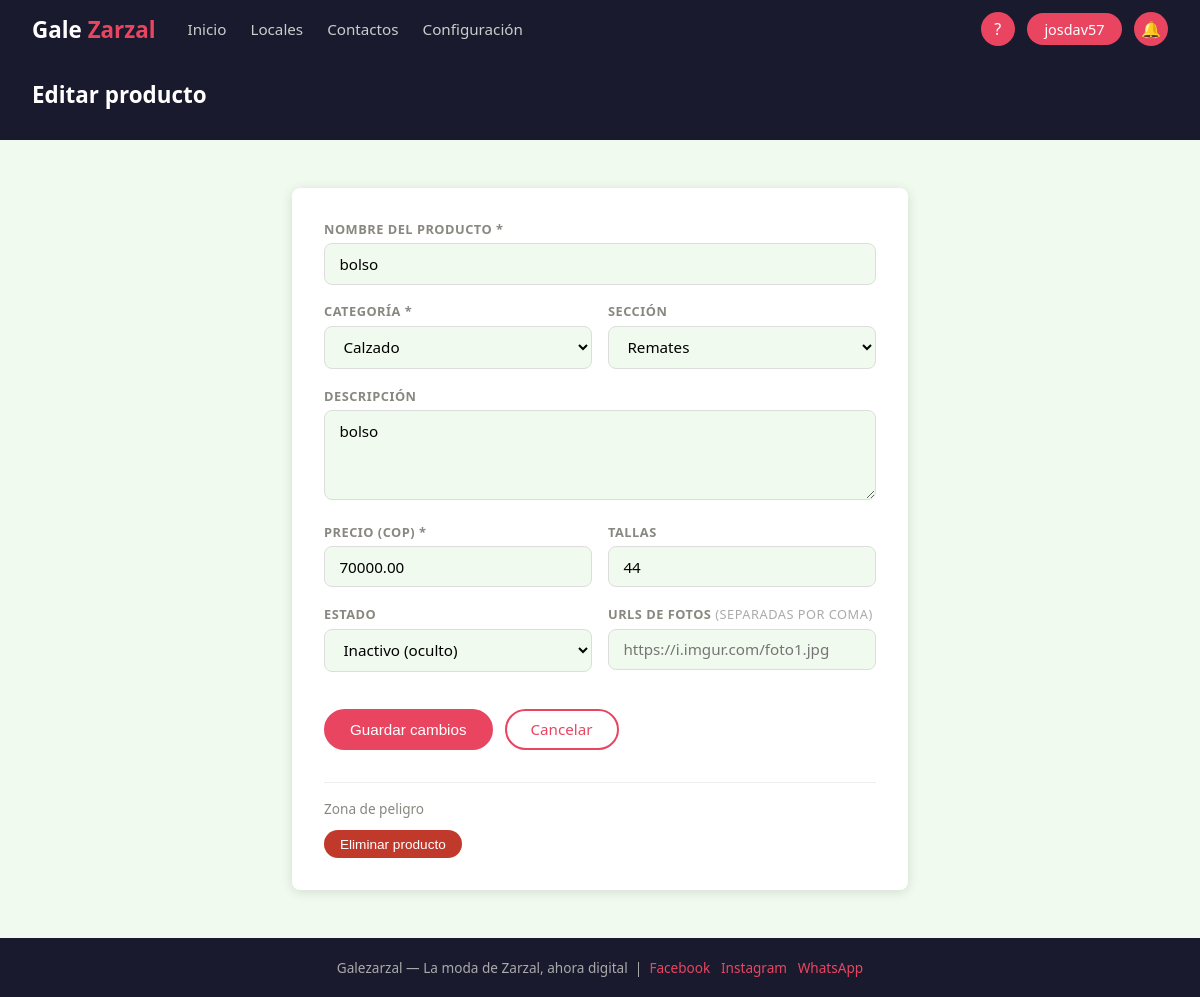
/catalogo/modificarProducto.php?id=2 (signed in), run on the app's committed database.
### tables this page shows
CREATE TABLE `producto` (
  `idProducto` int(11) NOT NULL,
  `nomProducto` varchar(80) NOT NULL,
  `describProducto` varchar(200) DEFAULT NULL,
  `fotosUrl` text DEFAULT NULL,
  `idcategoria` int(11) NOT NULL,
  `idLocal` int(11) NOT NULL,
  `tipoProducto` varchar(50) DEFAULT NULL,
  `talla` varchar(30) DEFAULT NULL,
  `estado` enum('disponible','agotado','inactivo') NOT NULL DEFAULT 'disponible',
  `precio` decimal(10,2) NOT NULL CHECK (`precio` >= 0),
  `seccion` varchar(50) DEFAULT NULL
);

CREATE TABLE `categoria` (
  `idcategoria` int(11) NOT NULL,
  `nomCategoria` varchar(60) NOT NULL,
  `describCategoria` varchar(200) DEFAULT NULL,
  `infoCategoria` varchar(150) DEFAULT NULL
);

### catalogo/modificarProducto.php (the view, shortened to what this page needs)
<?php
$idProducto = (int)($_GET['id'] ?? 0);
$db = getDB();
$st = $db->prepare(
    "SELECT p.*, c.nomCategoria
     FROM Producto p
     JOIN Categoria c ON c.idcategoria = p.idcategoria
     JOIN Local l ON l.idLocal = p.idLocal
     JOIN Vendedor v ON v.idVendedor = l.idVendedor
     WHERE p.idProducto = ? AND (v.iduser = ? OR ? = 'Administrador')"
);
$st->execute([$idProducto, $_SESSION['iduser'], $_SESSION['nomRol'] ?? '']);
$producto = $st->fetch();
$categorias = $db->query("SELECT * FROM Categoria ORDER BY nomCategoria")->fetchAll();
$secciones  = ['Remates','Novedades','Ofertas','Destacados'];
$estados    = ['disponible' => 'Disponible', 'agotado' => 'Agotado', 'inactivo' => 'Inactivo (oculto)'];
$fotosActuales = implode(', ', json_decode($producto['fotosUrl'] ?? '[]', true) ?: []);
require_once __DIR__ . '/../includes/header.php';
?>
<section class="hero" style="padding:1.5rem 2rem;">
  <h1 style="font-size:1.4rem;">Editar producto</h1>
</section>
<section class="seccion" style="max-width:680px;">
  <div class="form-wrap" style="max-width:100%;">
    <form method="POST">
      <div class="form-group">
        <label>Nombre del producto *</label>
        <input type="text" name="nomProducto" required
               value="<?= htmlspecialchars($producto['nomProducto']) ?>">
      </div>
      <div class="form-row">
        <div class="form-group">
          <label>Categoría *</label>
          <select name="idcategoria" required>
            <?php foreach ($categorias as $c): ?>
            <option value="<?= $c['idcategoria'] ?>"
              <?= $producto['idcategoria'] == $c['idcategoria'] ? 'selected' : '' ?>>
              <?= htmlspecialchars($c['nomCategoria']) ?>
            </option>
            <?php endforeach; ?>
          </select>
        </div>
        <div class="form-group">
          <label>Sección</label>
          <select name="seccion">
            <?php foreach ($secciones as $s): ?>
            <option value="<?= $s ?>" <?= $producto['seccion'] === $s ? 'selected' : '' ?>><?= $s ?></option>
            <?php endforeach; ?>
          </select>
        </div>
      </div>
      <div class="form-group">
        <label>Descripción</label>
        <textarea name="describProducto" rows="3"><?= htmlspecialchars($producto['describProducto'] ?? '') ?></textarea>
      </div>
      <div class="form-row">
        <div class="form-group">
          <label>Precio (COP) *</label>
          <input type="number" name="precio" min="0" step="100"
                 required value="<?= $producto['precio'] ?>">
        </div>
        <div class="form-group">
          <label>Tallas</label>
          <input type="text" name="talla" placeholder="S, M, L" value="<?= htmlspecialchars($producto['talla'] ?? '') ?>">
        </div>
      </div>
      <div class="form-row">
        <div class="form-group">
          <label>Estado</label>
          <select name="estado">
            <?php foreach ($estados as $k => $v): ?>
            <option value="<?= $k ?>" <?= $producto['estado'] === $k ? 'selected' : '' ?>><?= $v ?></option>
            <?php endforeach; ?>
          </select>
        </div>
        <div class="form-group">
          <label>URLs de fotos <span style="font-weight:400;color:#aaa;">(separadas por coma)</span></label>
          <input type="text" name="fotosUrl" value="<?= htmlspecialchars($fotosActuales) ?>"
                 placeholder="https://i.imgur.com/foto1.jpg">
        </div>
      </div>
      <div class="form-acciones">
        <button type="submit" class="btn-primary">Guardar cambios</button>
        <a href="/galezarzal/local/miLocal.php" class="btn-outline">Cancelar</a>
      </div>
    </form>
    <div style="margin-top:2rem;padding-top:1rem;border-top:1px solid #eee;">
      <p style="font-size:.85rem;color:var(--gris);margin-bottom:.75rem;">Zona de peligro</p>
      <form method="POST" onsubmit="return confirm('¿Seguro que quieres eliminar este producto?');">
        <button type="submit" class="btn-peligro">Eliminar producto</button>
      </form>
    </div>
  </div>
</section>
<?php require_once __DIR__ . '/../includes/footer.php'; ?>

### assets/css/style.css (style rules this page uses)
:root { --rojo: #E94560; --oscuro: #1A1A2E; --crema: #F1FAEE; --blanco: #FFFFFF; --gris: #888780; --gris-l: #e8e8e8; --exito: #2ecc71; --alerta: #f39c12; --radio: 8px; --sombra: 0 2px 12px rgba(0,0,0,.12); }
*, *::before, *::after { box-sizing: border-box; margin: 0; padding: 0; }
html { scroll-behavior: smooth; }
body { font-family: 'Segoe UI', Arial, sans-serif; background: var(--crema); color: #222; min-height: 100vh; display: flex; flex-direction: column; }
a { color: inherit; text-decoration: none; }
.hero { background: var(--oscuro); color: var(--blanco); padding: 4rem 2rem; }
.hero h1 { font-size: 2.6rem; line-height: 1.15; margin-bottom: .5rem; }
.btn-primary { background: var(--rojo); color: var(--blanco); border: 2px solid var(--rojo); border-radius: 25px; padding: .55rem 1.5rem; font-size: .95rem; cursor: pointer; transition: opacity .2s; display: inline-block; }
.btn-outline { background: transparent; color: var(--rojo); border: 2px solid var(--rojo); border-radius: 25px; padding: .55rem 1.5rem; font-size: .95rem; cursor: pointer; transition: background .2s, color .2s; display: inline-block; }
.btn-peligro { background: #c0392b; color: var(--blanco); border: none; border-radius: 25px; padding: .4rem 1rem; font-size: .85rem; cursor: pointer; }
.seccion { padding: 3rem 2rem; max-width: 1200px; margin: 0 auto; width: 100%; }
.form-wrap { background: var(--blanco); border-radius: var(--radio); box-shadow: var(--sombra); padding: 2rem; max-width: 520px; margin: 0 auto; }
.form-group { margin-bottom: 1.1rem; }
.form-group label { display: block; font-size: .8rem; font-weight: 600; text-transform: uppercase; letter-spacing: .5px; color: var(--gris); margin-bottom: .35rem; }
.form-group input, .form-group select, .form-group textarea { width: 100%; border: 1.5px solid #ddd; border-radius: var(--radio); padding: .6rem .9rem; font-size: .95rem; background: var(--crema); transition: border-color .2s; outline: none; font-family: inherit; }
.form-group textarea { resize: vertical; min-height: 90px; }
.form-row { display: grid; grid-template-columns: 1fr 1fr; gap: 1rem; }
.form-acciones { display: flex; gap: .75rem; flex-wrap: wrap; margin-top: 1.2rem; }

### data on the page
producto: nomProducto "bolso", idcategoria "Calzado", seccion "Remates", describProducto "bolso", precio "70000.00", talla "44", estado "Inactivo (oculto)"

### other printed values
$_nomUsuario "josdav57"
